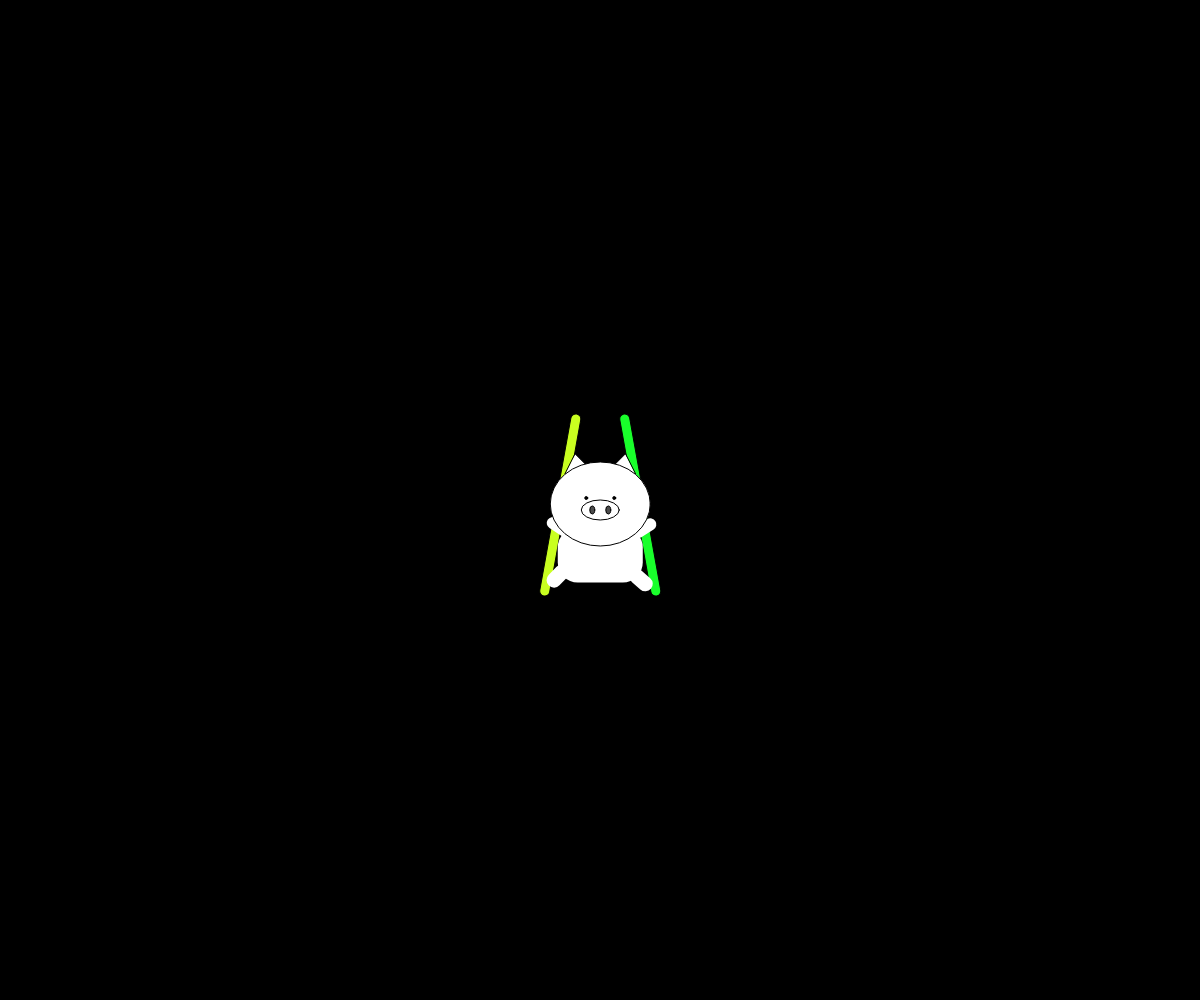
Frame 1 (no input)
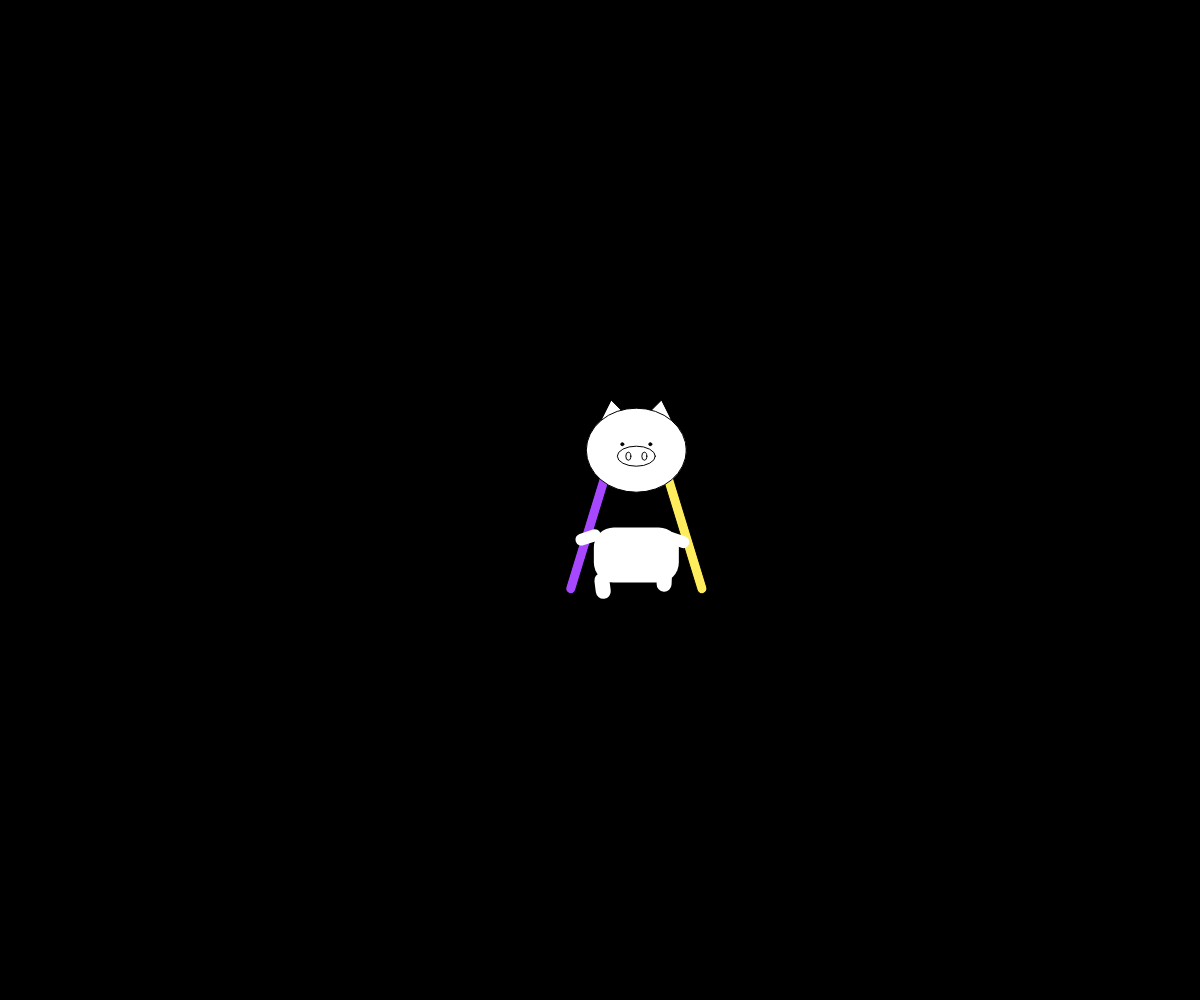
Frame 60 (no input)
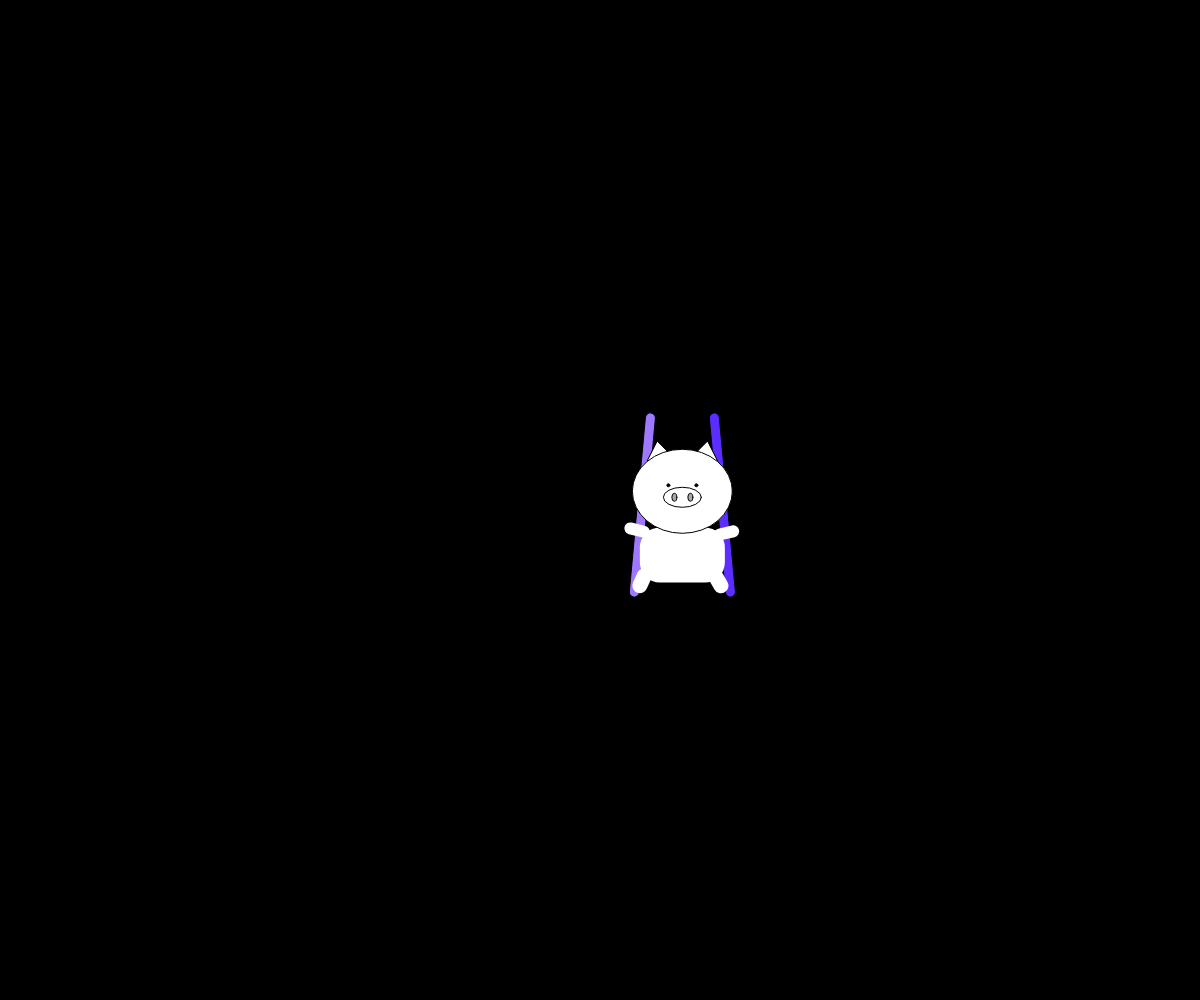
Frame 120 (the mouse pressed at the canvas centre since frame 60)

The p5.js sketch that drew these frames (run headless with seeded random() and noise() and a simulated clock; from frame 60 on, the mouse is pressed at the canvas centre):

// p5.js sketch
// ── sketch.js

let dancer;

function setup() {

  createCanvas(windowWidth, windowHeight);
 
  dancer = new SylviaDancer(width / 2, height / 2);
}

function draw() {
  
  background(0);
  dancer.update();
  dancer.display();
}

class SylviaDancer {
  constructor(hxcenter, hycenter) {
    this.x = hxcenter;
    this.y = hycenter;
  }
  limb(lx, ly, rectlength, rectwidth, angle) {
    push();
    noStroke();
    translate(lx, ly);
    rotate(angle);
    rect(0, 0, rectlength, rectwidth, 10);
    pop();
  }
  head(x, y, theta) {
    //head
    push();
    triangle(x - 35, y - 30, x - 5, y - 30, x - 25, y - 50);

    triangle(x + 35, y - 30, x + 5, y - 30, x + 25, y - 50);
    pop();
    push();
    ellipseMode(CENTER);
    ellipse(x, y, 100, 84);
    pop();
    //pig nose
    push();
    ellipse(x, y + 6, 38, 20);
    fill(random(0, 255));
    ellipse(x - 8, y + 6, 5, 8);
    ellipse(x + 8, y + 6, 5, 8);
    pop();

    //pig eyes
    push();
    fill(0);
    circle(x - 14, y - 6, 3);
    circle(x + 14, y - 6, 3);
    pop();
  }
  dance() {
    dance = 0;
  }
  light() {
    light = 30;
  }
  sinValue() {
    sinValue = 0;
  }
  update() {
    this.dance = random(-0.7, 0.7);
    this.light = map(noise(frameCount * 0.3), 0, 1, 29.6, 30.5);
    this.sinValue = map(sin(frameCount * 0.08), -1, 1, -50, 50);
    this.x += this.sinValue / 15;
  }
  display() {
    //light

    push();
    colorMode(HSB);
    fill(random(0, 360), random(50, 100), 100);
    rectMode(CENTER);
    translate(this.x - 40, this.y + 5);
    rotate(this.light);
    rect(0, 0, 185, 10, 5);
    pop();

    push();
    colorMode(HSB);
    fill(random(0, 360), random(50, 100), 100);
    rectMode(CENTER);
    translate(this.x + 40, this.y + 5);
    rotate(-this.light);
    rect(0, 0, 185, 10, 5);
    pop();

    //pigbody

    push();
    rectMode(CENTER);
    noStroke();
    rect(this.x, this.y + 55, 85, 55, 20);
    pop();
    //limb

    push();

    this.limb(this.x - 34, this.y + 39, 26, 12, 9.7 + this.dance);
    this.limb(this.x + 30, this.y + 30, 26, 12, 50 - this.dance);
    this.limb(this.x - 28, this.y + 72, 26, 15, 90 + this.dance);
    this.limb(this.x + 36, this.y + 66, 26, 15, 45 - this.dance);

    pop();

    this.head(this.x, this.y + this.sinValue);
  }
}
